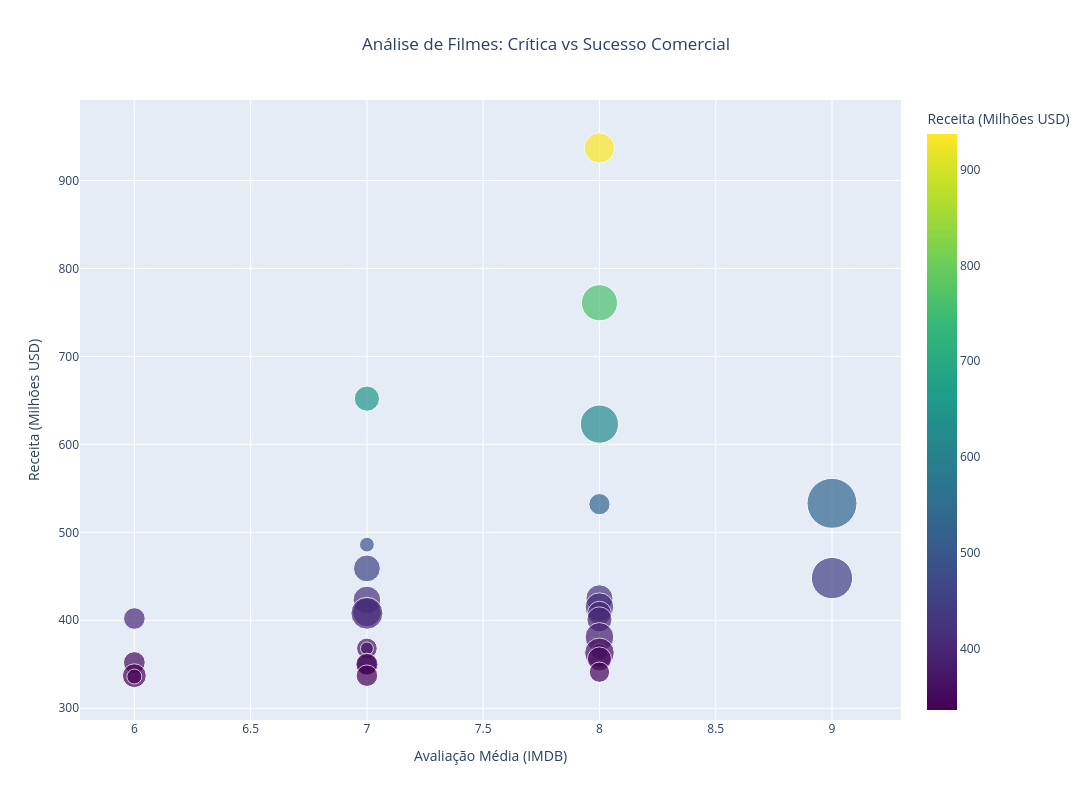

The notebook cell saved with this chart:
### Code cell
def create_movie_analysis_chart(
    df: pd.DataFrame,
    top_n: int = 30,
    sort_by: str = 'RevenueMillions'
) -> None:
    """
    Cria gráfico interativo de análise de filmes.
    
    Parameters
    ----------
    df : pd.DataFrame
        DataFrame com dados dos filmes
    top_n : int
        Número de filmes a exibir
    sort_by : str
        Coluna para ordenação
    """
    # Preparação dos dados
    df_plot = (
        df
        .dropna(subset=['RevenueMillions', 'Rating', 'Votes'])
        .sort_values(by=sort_by, ascending=False)
        .head(top_n)
    )
    
    # Criação do gráfico
    fig = px.scatter(
        df_plot,
        x='Rating',
        y='RevenueMillions',
        size='Votes',
        color='RevenueMillions',
        hover_data=['Title', 'Genre', 'Director', 'Year'],
        title='Análise de Filmes: Crítica vs Sucesso Comercial',
        labels={
            'Rating': 'Avaliação Média (IMDB)',
            'RevenueMillions': 'Receita (Milhões USD)'
        },
        width=1200,
        height=800,
        color_continuous_scale='Viridis'
    )
    
    # Customização do layout
    fig.update_layout(
        title={'x': 0.5, 'xanchor': 'center'},
        font=dict(size=12),
        hovermode='closest'
    )
    
    fig.update_traces(
        marker=dict(
            sizemode='area',
            sizeref=2.*max(df_plot['Votes'])/(50.**2),
            line=dict(width=1, color='white')
        )
    )
    
    fig.show()
    
    # Estatísticas descritivas
    print("\n" + "="*60)
    print("ESTATÍSTICAS DOS FILMES ANALISADOS")
    print("="*60)
    print(f"\nReceita Média: ${df_plot['RevenueMillions'].mean():.2f}M")
    print(f"Avaliação Média: {df_plot['Rating'].mean():.2f}")
    print(f"Total de Votos: {df_plot['Votes'].sum():,}")
    
    # Identificação de outliers interessantes
    print("\n" + "-"*60)
    print("DESTAQUES")
    print("-"*60)
    
    high_rating = df_plot[df_plot['Rating'] >= 8.0]
    if not high_rating.empty:
        print(f"\n✓ Filmes com avaliação ≥ 8.0: {len(high_rating)}")
        print(high_rating[['Title', 'Rating', 'RevenueMillions']].to_string(index=False))
    
    high_revenue = df_plot[df_plot['RevenueMillions'] >= 500]
    if not high_revenue.empty:
        print(f"\n✓ Filmes com receita ≥ $500M: {len(high_revenue)}")
        print(high_revenue[['Title', 'Rating', 'RevenueMillions']].to_string(index=False))


# Execução da visualização
create_movie_analysis_chart(df_movies, top_n=30)

### Figure 1 — Plotly figure (JSON) as saved in the notebook; plotly's stock layout.template omitted (floating-point values rounded to 4 significant figures)
{"data": [{"customdata": [["Star Wars: Episode VII - The Force Awakens", "Action,Adventure,Fantasy", "J.J. Abrams", 2015], ["Avatar", "Action,Adventure,Fantasy", "James Cameron", 2009], ["Jurassic World", "Action,Adventure,Sci-Fi", "Colin Trevorrow", 2015], ["The Avengers", "Action,Sci-Fi", "Joss Whedon", 2012], ["The Dark Knight", "Action,Crime,Drama", "Christopher Nolan", 2008], ["Rogue One", "Action,Adventure,Sci-Fi", "Gareth Edwards", 2016], ["Finding Dory", "Animation,Adventure,Comedy", "Andrew Stanton", 2016], ["Avengers: Age of Ultron", "Action,Adventure,Sci-Fi", "Joss Whedon", 2015], ["The Dark Knight Rises", "Action,Thriller", "Christopher Nolan", 2012], ["The Hunger Games: Catching Fire", "Action,Adventure,Mystery", "Francis Lawrence", 2013], ["Pirates of the Caribbean: Dead Man's Chest", "Action,Adventure,Fantasy", "Gore Verbinski", 2006], ["Toy Story 3", "Animation,Adventure,Comedy", "Lee Unkrich", 2010], ["Iron Man Three", "Action,Adventure,Sci-Fi", "Shane Black", 2013], ["The Hunger Games", "Adventure,Sci-Fi,Thriller", "Gary Ross", 2012], ["Captain America: Civil War", "Action,Adventure,Sci-Fi", "Anthony Russo", 2016], ["Transformers: Revenge of the Fallen", "Action,Adventure,Sci-Fi", "Michael Bay", 2009], ["Frozen", "Animation,Adventure,Comedy", "Chris Buck", 2013], ["Harry Potter and the Deathly Hallows: Part 2", "Adventure,Drama,Fantasy", "David Yates", 2011], ["Despicable Me 2", "Animation,Adventure,Comedy", "Pierre Coffin", 2013], ["The Secret Life of Pets", "Animation,Adventure,Comedy", "Chris Renaud", 2016], ["The Jungle Book", "Adventure,Drama,Family", "Jon Favreau", 2016], ["Deadpool", "Action,Adventure,Comedy", "Tim Miller", 2016], ["Inside Out", "Animation,Adventure,Comedy", "Pete Docter", 2015], ["Transformers: Dark of the Moon", "Action,Adventure,Sci-Fi", "Michael Bay", 2011], ["Furious Seven", "Action,Crime,Thriller", "James Wan", 2015], ["American Sniper", "Action,Biography,Drama", "Clint Eastwood", 2014], ["Zootopia", "Animation,Adventure,Comedy", "Byron Howard", 2016], ["The Hunger Games: Mockingjay - Part 1", "Action,Adventure,Sci-Fi", "Francis Lawrence", 2014], ["Spider-Man 3", "Action,Adventure", "Sam Raimi", 2007], ["Minions", "Animation,Action,Adventure", "Kyle Balda", 2015]], "hovertemplate": "Avaliação Média (IMDB)=%{x}<br>Receita (Milhões USD)=%{marker.color}<br>Votes=%{marker.size}<br>Title=%{customdata[0]}<br>Genre=%{customdata[1]}<br>Director=%{customdata[2]}<br>Year=%{customdata[3]}<extra></extra>", "legendgroup": "", "marker": {"color": [937.0, 761.0, 652.0, 623.0, 533.0, 532.0, 486.0, 459.0, 448.0, 425.0, 423.0, 415.0, 409.0, 408.0, 408.0, 402.0, 401.0, 381.0, 368.0, 368.0, 364.0, 363.0, 356.0, 352.0, 350.0, 350.0, 341.0, 337.0, 337.0, 336.0], "coloraxis": "coloraxis", "line": {"color": "white", "width": 1}, "size": [661608, 935408, 455169, 1045588, 1791916, 323118, 157026, 516895, 1222645, 525646, 552027, 586669, 591023, 735604, 411656, 335757, 451894, 590595, 304837, 120259, 198243, 627797, 416689, 338369, 301249, 353305, 296853, 331902, 406219, 159830], "sizemode": "area", "sizeref": 1434.0, "symbol": "circle"}, "mode": "markers", "name": "", "orientation": "v", "showlegend": false, "type": "scatter", "x": [8.0, 8.0, 7.0, 8.0, 9.0, 8.0, 7.0, 7.0, 9.0, 8.0, 7.0, 8.0, 7.0, 7.0, 8.0, 6.0, 8.0, 8.0, 7.0, 7.0, 8.0, 8.0, 8.0, 6.0, 7.0, 7.0, 8.0, 7.0, 6.0, 6.0], "xaxis": "x", "y": [937.0, 761.0, 652.0, 623.0, 533.0, 532.0, 486.0, 459.0, 448.0, 425.0, 423.0, 415.0, 409.0, 408.0, 408.0, 402.0, 401.0, 381.0, 368.0, 368.0, 364.0, 363.0, 356.0, 352.0, 350.0, 350.0, 341.0, 337.0, 337.0, 336.0], "yaxis": "y"}], "layout": {"coloraxis": {"colorbar": {"title": {"text": "Receita (Milhões USD)"}}, "colorscale": [[0, "#440154"], [0.1111, "#482878"], [0.2222, "#3e4989"], [0.3333, "#31688e"], [0.4444, "#26828e"], [0.5556, "#1f9e89"], [0.6667, "#35b779"], [0.7778, "#6ece58"], [0.8889, "#b5de2b"], [1, "#fde725"]]}, "font": {"size": 12}, "height": 800, "hovermode": "closest", "legend": {"itemsizing": "constant", "tracegroupgap": 0}, "title": {"text": "Análise de Filmes: Crítica vs Sucesso Comercial", "x": 0.5, "xanchor": "center"}, "width": 1200, "xaxis": {"anchor": "y", "domain": [0, 1], "title": {"text": "Avaliação Média (IMDB)"}}, "yaxis": {"anchor": "x", "domain": [0, 1], "title": {"text": "Receita (Milhões USD)"}}}}
